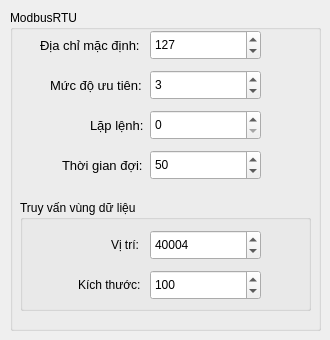
       <widget class="QWidget" name="tab_4">
        <attribute name="title">
         <string>    Kết nối    </string>
        </attribute>
        <widget class="QGroupBox" name="groupBox">
         <property name="geometry">
          <rect>
           <x>10</x>
           <y>10</y>
           <width>311</width>
           <height>321</height>
          </rect>
         </property>
         <property name="title">
          <string>ModbusRTU</string>
         </property>
         <widget class="QSpinBox" name="spinBox_requestTimeOut">
          <property name="geometry">
           <rect>
            <x>140</x>
            <y>140</y>
            <width>111</width>
            <height>30</height>
           </rect>
          </property>
          <property name="minimum">
           <number>1</number>
          </property>
          <property name="maximum">
           <number>65000</number>
          </property>
          <property name="value">
           <number>50</number>
          </property>
         </widget>
         <widget class="QSpinBox" name="spinBox_requestRetries">
          <property name="geometry">
           <rect>
            <x>140</x>
            <y>100</y>
            <width>111</width>
            <height>30</height>
           </rect>
          </property>
          <property name="minimum">
           <number>0</number>
          </property>
          <property name="maximum">
           <number>5</number>
          </property>
          <property name="value">
           <number>0</number>
          </property>
         </widget>
         <widget class="QLabel" name="label_12">
          <property name="geometry">
           <rect>
            <x>52</x>
            <y>140</y>
            <width>81</width>
            <height>31</height>
           </rect>
          </property>
          <property name="font">
           <font>
            <pointsize>10</pointsize>
            <weight>50</weight>
            <bold>false</bold>
           </font>
          </property>
          <property name="text">
           <string>Thời gian đợi:</string>
          </property>
         </widget>
         <widget class="QLabel" name="label_11">
          <property name="geometry">
           <rect>
            <x>80</x>
            <y>100</y>
            <width>61</width>
            <height>31</height>
           </rect>
          </property>
          <property name="font">
           <font>
            <pointsize>10</pointsize>
            <weight>50</weight>
            <bold>false</bold>
           </font>
          </property>
          <property name="text">
           <string>Lặp lệnh:</string>
          </property>
         </widget>
         <widget class="QLabel" name="label_10">
          <property name="geometry">
           <rect>
            <x>40</x>
            <y>60</y>
            <width>101</width>
            <height>31</height>
           </rect>
          </property>
          <property name="font">
           <font>
            <pointsize>10</pointsize>
            <weight>50</weight>
            <bold>false</bold>
           </font>
          </property>
          <property name="text">
           <string>Mức độ ưu tiên:</string>
          </property>
         </widget>
         <widget class="QSpinBox" name="spinBox_addressDefault">
          <property name="geometry">
           <rect>
            <x>140</x>
            <y>20</y>
            <width>111</width>
            <height>30</height>
           </rect>
          </property>
          <property name="minimum">
           <number>100</number>
          </property>
          <property name="maximum">
           <number>246</number>
          </property>
          <property name="value">
           <number>127</number>
          </property>
         </widget>
         <widget class="QSpinBox" name="spinBox_requestPriority">
          <property name="geometry">
           <rect>
            <x>140</x>
            <y>60</y>
            <width>111</width>
            <height>30</height>
           </rect>
          </property>
          <property name="minimum">
           <number>0</number>
          </property>
          <property name="maximum">
           <number>5</number>
          </property>
          <property name="value">
           <number>3</number>
          </property>
         </widget>
         <widget class="QLabel" name="label_9">
          <property name="geometry">
           <rect>
            <x>30</x>
            <y>20</y>
            <width>101</width>
            <height>31</height>
           </rect>
          </property>
          <property name="font">
           <font>
            <pointsize>10</pointsize>
            <weight>50</weight>
            <bold>false</bold>
           </font>
          </property>
          <property name="text">
           <string>Địa chỉ mặc định:</string>
          </property>
         </widget>
         <widget class="QGroupBox" name="groupBox_3">
          <property name="geometry">
           <rect>
            <x>10</x>
            <y>190</y>
            <width>291</width>
            <height>111</height>
           </rect>
          </property>
          <property name="title">
           <string>Truy vấn vùng dữ liệu</string>
          </property>
          <widget class="QLabel" name="label_16">
           <property name="geometry">
            <rect>
             <x>58</x>
             <y>75</y>
             <width>71</width>
             <height>20</height>
            </rect>
           </property>
           <property name="text">
            <string>Kích thước:</string>
           </property>
          </widget>
          <widget class="QSpinBox" name="spinBox_regStart">
           <property name="geometry">
            <rect>
             <x>130</x>
             <y>30</y>
             <width>111</width>
             <height>30</height>
            </rect>
           </property>
           <property name="minimum">
            <number>1</number>
           </property>
           <property name="maximum">
            <number>65535</number>
           </property>
           <property name="singleStep">
            <number>1</number>
           </property>
           <property name="value">
            <number>40004</number>
           </property>
          </widget>
          <widget class="QLabel" name="label_17">
           <property name="geometry">
            <rect>
             <x>91</x>
             <y>37</y>
             <width>31</width>
             <height>16</height>
            </rect>
           </property>
           <property name="text">
            <string>Vị trí:</string>
           </property>
          </widget>
          <widget class="QSpinBox" name="spinBox_regNumber">
           <property name="geometry">
            <rect>
             <x>130</x>
             <y>70</y>
             <width>111</width>
             <height>30</height>
            </rect>
           </property>
           <property name="minimum">
            <number>0</number>
           </property>
           <property name="maximum">
            <number>125</number>
           </property>
           <property name="singleStep">
            <number>1</number>
           </property>
           <property name="value">
            <number>100</number>
           </property>
          </widget>
         </widget>
        </widget>
       </widget>
